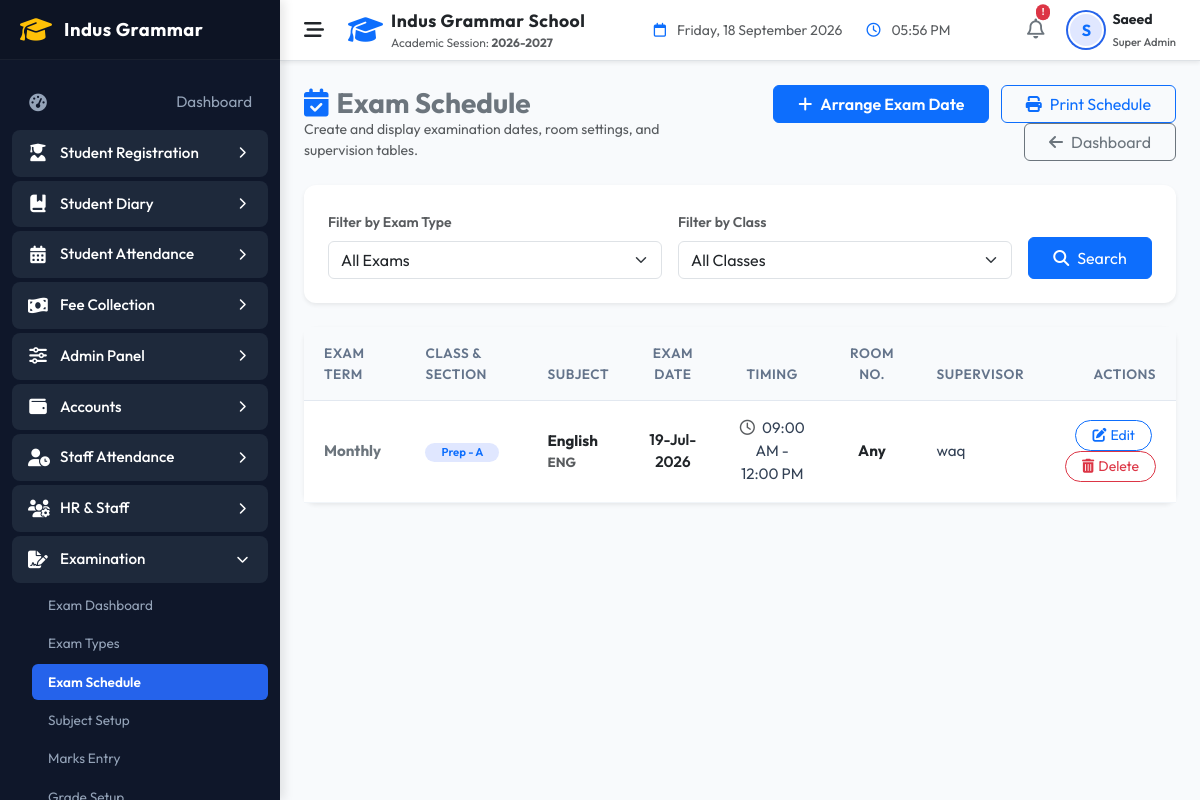
/indus-grammar-school-erp/modules/examination/schedule.php (signed in), run on the app's committed database.
### tables this page shows
CREATE TABLE `exam_schedule` (
  `id` int NOT NULL AUTO_INCREMENT,
  `exam_type_id` int NOT NULL,
  `class_id` int NOT NULL,
  `subject_id` int NOT NULL,
  `exam_date` date NOT NULL,
  `start_time` time DEFAULT NULL,
  `end_time` time DEFAULT NULL,
  `room` varchar(50) DEFAULT NULL,
  `supervisor` varchar(100) DEFAULT NULL,
  `created_at` timestamp NULL DEFAULT CURRENT_TIMESTAMP,
  PRIMARY KEY (`id`),
  KEY `exam_type_id` (`exam_type_id`),
  KEY `class_id` (`class_id`),
  KEY `subject_id` (`subject_id`),
  CONSTRAINT `exam_schedule_ibfk_1` FOREIGN KEY (`exam_type_id`) REFERENCES `exam_types` (`id`) ON DELETE CASCADE,
  CONSTRAINT `exam_schedule_ibfk_2` FOREIGN KEY (`class_id`) REFERENCES `classes` (`id`) ON DELETE CASCADE,
  CONSTRAINT `exam_schedule_ibfk_3` FOREIGN KEY (`subject_id`) REFERENCES `subjects` (`id`) ON DELETE CASCADE
);

CREATE TABLE `exam_types` (
  `id` int NOT NULL AUTO_INCREMENT,
  `exam_name` varchar(100) NOT NULL,
  `academic_session` varchar(50) NOT NULL,
  `academic_type` enum('School','Academy') NOT NULL DEFAULT 'School',
  `start_date` date NOT NULL,
  `end_date` date NOT NULL,
  `total_marks` int NOT NULL DEFAULT '100',
  `passing_percentage` decimal(5,2) NOT NULL DEFAULT '40.00',
  `status` enum('Active','Inactive') DEFAULT 'Active',
  `created_at` timestamp NULL DEFAULT CURRENT_TIMESTAMP,
  `updated_at` timestamp NULL DEFAULT CURRENT_TIMESTAMP ON UPDATE CURRENT_TIMESTAMP,
  PRIMARY KEY (`id`)
);

CREATE TABLE `classes` (
  `id` int NOT NULL AUTO_INCREMENT,
  `class_name` varchar(50) NOT NULL,
  `section` varchar(10) NOT NULL,
  `created_at` timestamp NULL DEFAULT CURRENT_TIMESTAMP,
  PRIMARY KEY (`id`),
  UNIQUE KEY `idx_class_section` (`class_name`,`section`)
);

CREATE TABLE `subjects` (
  `id` int NOT NULL AUTO_INCREMENT,
  `subject_name` varchar(100) NOT NULL,
  `subject_code` varchar(20) NOT NULL,
  `class_id` int NOT NULL,
  `total_marks` int NOT NULL DEFAULT '100',
  `created_at` timestamp NULL DEFAULT CURRENT_TIMESTAMP,
  `academic_type` enum('School','Academy') NOT NULL DEFAULT 'School',
  `passing_marks` int NOT NULL DEFAULT '40',
  `teacher_id` int DEFAULT NULL,
  `status` enum('Active','Inactive') DEFAULT 'Active',
  PRIMARY KEY (`id`),
  UNIQUE KEY `idx_subject_class` (`subject_code`,`class_id`),
  KEY `class_id` (`class_id`),
  KEY `fk_subject_teacher` (`teacher_id`),
  CONSTRAINT `fk_subject_teacher` FOREIGN KEY (`teacher_id`) REFERENCES `staff` (`id`) ON DELETE SET NULL,
  CONSTRAINT `subjects_ibfk_1` FOREIGN KEY (`class_id`) REFERENCES `classes` (`id`) ON DELETE CASCADE
);

### indus-grammar-school-erp/models/ExamSchedule.php (called while the page is built, shortened)
<?php
class ExamSchedule {
    public static function all(int $examTypeId = 0, int $classId = 0): array {
        try {
            $db = Database::getConnection();
            $sql = "
                SELECT es.*, et.exam_name, c.class_name, c.section, s.subject_name, s.subject_code
                FROM exam_schedule es
                JOIN exam_types et ON es.exam_type_id = et.id
                JOIN classes c ON es.class_id = c.id
                JOIN subjects s ON es.subject_id = s.id
                WHERE 1=1
            ";
            $params = [];
            $sql .= " ORDER BY es.exam_date ASC, es.start_time ASC";
            $stmt = $db->prepare($sql);
            $stmt->execute($params);
            return $stmt->fetchAll(PDO::FETCH_ASSOC);
        } catch (PDOException $e) {
            error_log("ExamSchedule::all error: " . $e->getMessage());
            return [];
        }
    }
}

### indus-grammar-school-erp/modules/examination/schedule.php (the view, shortened to what this page needs)
<?php
include_once __DIR__ . '/../../includes/header.php';
$userRole = $_SESSION['role_code'] ?? '';
$isStaff = in_array($userRole, [ROLE_SUPER_ADMIN, ROLE_SCHOOL_ADMIN, 'teacher', 'exam_controller']);
$selectedExam = isset($_GET['exam_type_id']) ? (int)$_GET['exam_type_id'] : 0;
$selectedClass = isset($_GET['class_id']) ? (int)$_GET['class_id'] : 0;
$schedules = ExamSchedule::all($selectedExam, $selectedClass);
?>
<div class="row mb-4 align-items-center d-print-none">
    <div class="col-sm-6">
        <h3 class="fw-bold text-secondary mb-0"><i class="fa-solid fa-calendar-check text-primary me-2"></i>Exam Schedule</h3>
        <p class="text-muted small mb-0">Create and display examination dates, room settings, and supervision tables.</p>
    </div>
    <div class="col-sm-6 text-sm-end mt-3 mt-sm-0">
        <?php if ($isStaff): ?>
            <button class="btn btn-primary fw-semibold px-4" data-bs-toggle="modal" data-bs-target="#scheduleModal" onclick="resetForm()">
                <i class="fa-solid fa-plus me-2"></i>Arrange Exam Date
            </button>
        <?php endif; ?>
        <button class="btn btn-outline-primary px-4 ms-2" onclick="window.print()"><i class="fa-solid fa-print me-2"></i>Print Schedule</button>
        <a href="dashboard.php" class="btn btn-outline-secondary px-4 ms-2"><i class="fa-solid fa-arrow-left me-2"></i>Dashboard</a>
    </div>
</div>
<div class="card border-0 shadow-sm mb-4 d-print-none" style="border-radius:12px;">
    <div class="card-body p-4">
        <form method="GET" class="row g-3 align-items-end">
            <div class="col-md-5">
                <label class="form-label small fw-semibold text-muted">Filter by Exam Type</label>
                <select class="form-select" name="exam_type_id">
                    <option value="0">All Exams</option>
                </select>
            </div>
            <div class="col-md-5">
                <label class="form-label small fw-semibold text-muted">Filter by Class</label>
                <select class="form-select" name="class_id">
                    <option value="0">All Classes</option>
                </select>
            </div>
            <div class="col-md-2">
                <button type="submit" class="btn btn-primary w-100 py-2"><i class="fa-solid fa-magnifying-glass me-2"></i>Search</button>
            </div>
        </form>
    </div>
</div>
<div class="card border-0 shadow-sm" style="border-radius:12px;" id="schedulePrintArea">
    <div class="card-body p-0">
        <div class="table-responsive">
            <table class="table custom-table table-hover align-middle mb-0">
                <thead>
                    <tr>
                        <th>Exam Term</th>
                        <th>Class & Section</th>
                        <th>Subject</th>
                        <th class="text-center">Exam Date</th>
                        <th class="text-center">Timing</th>
                        <th class="text-center">Room No.</th>
                        <th>Supervisor</th>
                        <?php if ($isStaff): ?>
                            <th class="text-end d-print-none">Actions</th>
                        <?php endif; ?>
                    </tr>
                </thead>
                <tbody>
                    <?php if (empty($schedules)): ?>
                        <tr><td colspan="8" class="text-center py-5 text-muted">No timetables mapped. Please construct schedules using the modal button.</td></tr>
                    <?php else: foreach ($schedules as $s): ?>
                        <tr>
                            <td class="fw-bold text-secondary"><?php echo htmlspecialchars($s['exam_name']); ?></td>
                            <td><span class="badge bg-primary-soft text-primary px-3 py-1 rounded-pill fw-semibold"><?php echo htmlspecialchars($s['class_name'] . ' - ' . $s['section']); ?></span></td>
                            <td class="fw-bold text-dark">
                                <?php echo htmlspecialchars($s['subject_name']); ?>
                                <small class="text-muted d-block text-xs"><?php echo htmlspecialchars($s['subject_code']); ?></small>
                            </td>
                            <td class="text-center fw-semibold text-dark"><?php echo date('d-M-Y', strtotime($s['exam_date'])); ?></td>
                            <td class="text-center small">
                                <i class="fa-regular fa-clock text-muted me-1"></i>
                                <?php echo date('h:i A', strtotime($s['start_time'])); ?> - <?php echo date('h:i A', strtotime($s['end_time'])); ?>
                            </td>
                            <td class="text-center fw-bold text-dark"><?php echo htmlspecialchars($s['room'] ?: '—'); ?></td>
                            <td><?php echo htmlspecialchars($s['supervisor'] ?: '—'); ?></td>
                            <?php if ($isStaff): ?>
                                <td class="text-end d-print-none">
                                    <button class="btn btn-sm btn-outline-primary rounded-pill px-3 me-1" onclick='editSchedule(<?php echo json_encode($s); ?>)'>
                                        <i class="fa-solid fa-pen-to-square me-1"></i>Edit
                                    </button>
                                    <button class="btn btn-sm btn-outline-danger btn-delete rounded-pill px-3" data-id="<?php echo $s['id']; ?>">
                                        <i class="fa-solid fa-trash-can me-1"></i>Delete
                                    </button>
                                </td>
                            <?php endif; ?>
                        </tr>
                    <?php endforeach; endif; ?>
                </tbody>
            </table>
        </div>
    </div>
</div>
<div class="position-fixed bottom-0 end-0 p-3" style="z-index:9999;">
</div>
<?php
include_once __DIR__ . '/../../includes/footer.php'; ?>

### indus-grammar-school-erp/assets/css/style.css (style rules this page uses)
:root { --primary-color: #2563eb; --primary-hover: #1d4ed8; --primary-light: #eff6ff; --secondary-color: #0f172a; --bg-light: #f8fafc; --bg-sidebar: #0f172a; --sidebar-text: #94a3b8; --sidebar-active: #ffffff; --sidebar-hover-bg: #1e293b; --card-shadow: 0 4px 6px -1px rgb(0 0 0 / 0.1), 0 2px 4px -2px rgb(0 0 0 / 0.1); --card-hover-shadow: 0 10px 15px -3px rgb(0 0 0 / 0.1), 0 4px 6px -4px rgb(0 0 0 / 0.1); --border-color: #e2e8f0; --text-main: #334155; --text-muted: #64748b; --font-family: 'Outfit', sans-serif; --sidebar-width: 280px; --sidebar-collapsed-width: 70px; --transition-speed: 0.3s; }
body { font-family: var(--font-family); background-color: var(--bg-light); color: var(--text-main); overflow-x: hidden; }
.bg-primary-soft { background-color: #e0e7ff; color: #4f46e5; }
.custom-table { margin-bottom: 0; }
.custom-table th { background-color: #f8fafc; font-weight: 600; color: var(--text-muted); font-size: 0.85rem; text-transform: uppercase; letter-spacing: 0.5px; padding: 16px 20px; border-bottom: 1px solid var(--border-color); }
.custom-table td { padding: 16px 20px; vertical-align: middle; color: var(--text-main); font-size: 0.95rem; border-bottom: 1px solid #f1f5f9; }

### data on the page
exam_schedule: exam_type.exam_name "Monthly", class.section "Prep - A", subject.subject_name "English", subject.subject_code "ENG", exam_date "19-Jul-2026", start_time "09:00 AM", end_time "12:00 PM", room "Any", supervisor "waq"

### other printed values
CURRENT_ACADEMIC_YEAR "2026-2027"
substr($currentUser['username'] ?? 'U', 0, 1) "S"
$currentUser['role_name'] "Super Admin"
